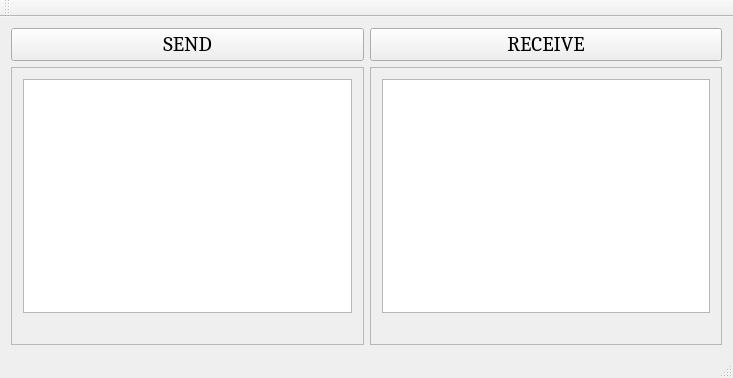
<?xml version="1.0" encoding="UTF-8"?>
<ui version="4.0">
 <class>MainWindow</class>
 <widget class="QMainWindow" name="MainWindow">
  <property name="geometry">
   <rect>
    <x>0</x>
    <y>0</y>
    <width>733</width>
    <height>378</height>
   </rect>
  </property>
  <property name="windowTitle">
   <string>MainWindow</string>
  </property>
  <widget class="QWidget" name="centralWidget">
   <layout class="QGridLayout" name="gridLayout_3">
    <item row="0" column="0">
     <widget class="QPushButton" name="SendPort4444">
      <property name="font">
       <font>
        <family>Cambria</family>
        <pointsize>16</pointsize>
       </font>
      </property>
      <property name="text">
       <string>SEND</string>
      </property>
     </widget>
    </item>
    <item row="0" column="1">
     <widget class="QPushButton" name="RecePort5555">
      <property name="font">
       <font>
        <family>Cambria</family>
        <pointsize>16</pointsize>
       </font>
      </property>
      <property name="text">
       <string>RECEIVE</string>
      </property>
     </widget>
    </item>
    <item row="1" column="0">
     <widget class="QFrame" name="frame">
      <property name="frameShape">
       <enum>QFrame::StyledPanel</enum>
      </property>
      <property name="frameShadow">
       <enum>QFrame::Raised</enum>
      </property>
      <layout class="QGridLayout" name="gridLayout">
       <item row="1" column="0">
        <widget class="QListWidget" name="listWidget_send">
         <property name="font">
          <font>
           <family>Cambria</family>
           <pointsize>12</pointsize>
          </font>
         </property>
        </widget>
       </item>
       <item row="2" column="0">
        <widget class="QLabel" name="labelSent">
         <property name="text">
          <string/>
         </property>
        </widget>
       </item>
      </layout>
     </widget>
    </item>
    <item row="1" column="1">
     <widget class="QFrame" name="frame_2">
      <property name="frameShape">
       <enum>QFrame::StyledPanel</enum>
      </property>
      <property name="frameShadow">
       <enum>QFrame::Raised</enum>
      </property>
      <layout class="QGridLayout" name="gridLayout_2">
       <item row="1" column="0">
        <widget class="QListWidget" name="listWidget_rece">
         <property name="font">
          <font>
           <family>Cambria</family>
           <pointsize>12</pointsize>
          </font>
         </property>
        </widget>
       </item>
       <item row="2" column="0">
        <widget class="QLabel" name="labelReceive">
         <property name="text">
          <string/>
         </property>
        </widget>
       </item>
      </layout>
     </widget>
    </item>
   </layout>
  </widget>
  <widget class="QMenuBar" name="menuBar">
   <property name="geometry">
    <rect>
     <x>0</x>
     <y>0</y>
     <width>733</width>
     <height>21</height>
    </rect>
   </property>
  </widget>
  <widget class="QToolBar" name="mainToolBar">
   <attribute name="toolBarArea">
    <enum>TopToolBarArea</enum>
   </attribute>
   <attribute name="toolBarBreak">
    <bool>false</bool>
   </attribute>
  </widget>
  <widget class="QStatusBar" name="statusBar"/>
 </widget>
 <layoutdefault spacing="6" margin="11"/>
 <resources/>
 <connections/>
</ui>
